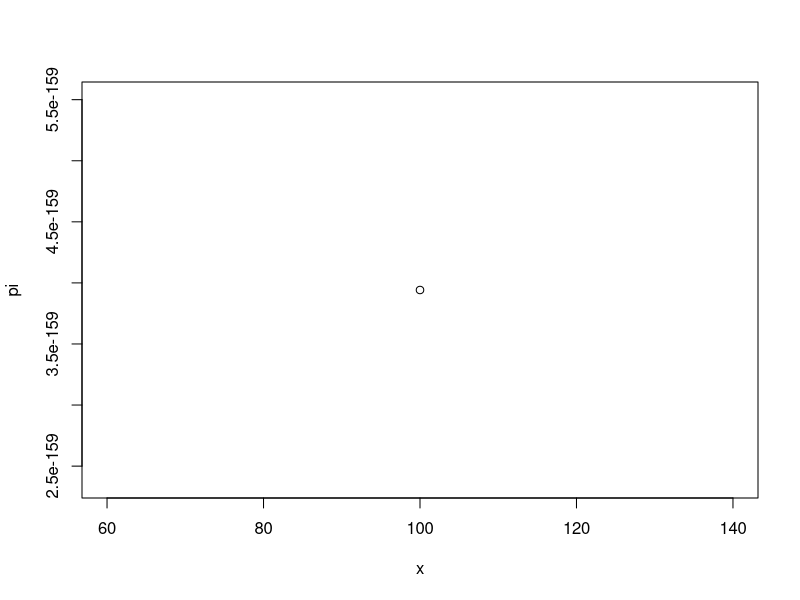

Generate this figure with R: (Note: this script raises an error after producing the figure.)
#Rozkład Poissona z parametram lambda
l = 1 #wartość oczekiwana liczby sukcesów w określonym czasie
n = 100;
k = 0:n #zmienna losowa moze przyjac takie wartosci
RP = data.frame(x=n, pi=dpois(n, l)) #rozkład prawdopodobieństwa
plot(RP)
EX = l #wartosc oczekiwana
D2X = l #wariancja

a = 3
b = 1
c = 3
d = 0
e = 4
PA = dpois(a, l) #P(X=a)
PB = ppois(b, l) #P(X<b+1)=P(X<=b)=F(b)
PC = 1-ppois(c, l) #P(X>=c+1)=P(X>c)=1-F(c)
PD = ppois(e, l) - pbinom(d, l) #P(d<X<=e) = F(e) - F(d)

#kwantyl rzedu p1 (inne p niż parametr rozkładu)
p1=0.75
k1 = qbinom(p1, l)